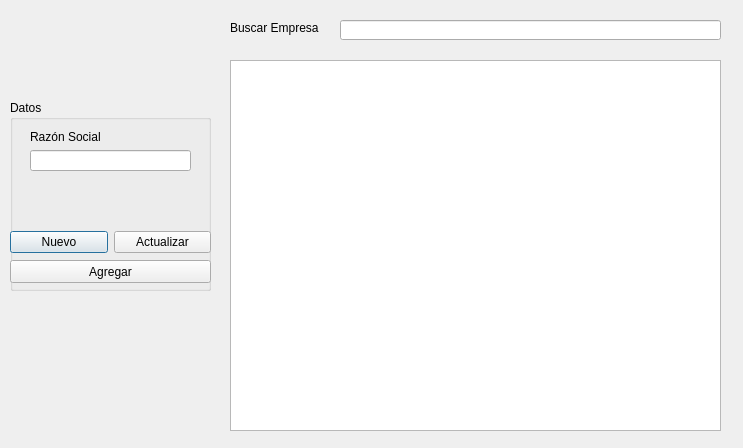
<?xml version="1.0" encoding="UTF-8"?>
<ui version="4.0">
 <class>Companies</class>
 <widget class="QDialog" name="Companies">
  <property name="geometry">
   <rect>
    <x>0</x>
    <y>0</y>
    <width>743</width>
    <height>448</height>
   </rect>
  </property>
  <property name="windowTitle">
   <string>Dialog</string>
  </property>
  <widget class="QGroupBox" name="groupBox">
   <property name="geometry">
    <rect>
     <x>10</x>
     <y>100</y>
     <width>201</width>
     <height>191</height>
    </rect>
   </property>
   <property name="title">
    <string>Datos</string>
   </property>
   <widget class="QWidget" name="layoutWidget">
    <property name="geometry">
     <rect>
      <x>20</x>
      <y>30</y>
      <width>161</width>
      <height>41</height>
     </rect>
    </property>
    <layout class="QVBoxLayout" name="verticalLayout_2">
     <item>
      <widget class="QLabel" name="label_2">
       <property name="text">
        <string>Razón Social</string>
       </property>
      </widget>
     </item>
     <item>
      <widget class="QLineEdit" name="lineEdit_name"/>
     </item>
    </layout>
   </widget>
   <widget class="QWidget" name="layoutWidget">
    <property name="geometry">
     <rect>
      <x>0</x>
      <y>130</y>
      <width>201</width>
      <height>25</height>
     </rect>
    </property>
    <layout class="QHBoxLayout" name="horizontalLayout">
     <item>
      <widget class="QPushButton" name="pushButton_newCompany">
       <property name="text">
        <string>Nuevo</string>
       </property>
      </widget>
     </item>
     <item>
      <widget class="QPushButton" name="pushButton_update">
       <property name="text">
        <string>Actualizar</string>
       </property>
      </widget>
     </item>
    </layout>
   </widget>
   <widget class="QPushButton" name="pushButton_new">
    <property name="geometry">
     <rect>
      <x>0</x>
      <y>160</y>
      <width>201</width>
      <height>23</height>
     </rect>
    </property>
    <property name="text">
     <string>Agregar</string>
    </property>
   </widget>
  </widget>
  <widget class="QTableWidget" name="tableView">
   <property name="geometry">
    <rect>
     <x>230</x>
     <y>60</y>
     <width>491</width>
     <height>371</height>
    </rect>
   </property>
  </widget>
  <widget class="QLineEdit" name="lineEdit_search">
   <property name="geometry">
    <rect>
     <x>340</x>
     <y>20</y>
     <width>381</width>
     <height>20</height>
    </rect>
   </property>
  </widget>
  <widget class="QLabel" name="label_search">
   <property name="geometry">
    <rect>
     <x>230</x>
     <y>20</y>
     <width>101</width>
     <height>16</height>
    </rect>
   </property>
   <property name="text">
    <string>Buscar Empresa     :</string>
   </property>
  </widget>
 </widget>
 <resources/>
 <connections/>
</ui>
